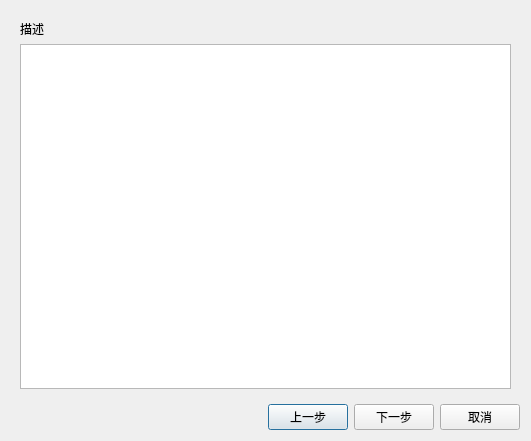
<?xml version="1.0" encoding="UTF-8"?>
<ui version="4.0">
 <class>DiaCreateNewData</class>
 <widget class="QDialog" name="DiaCreateNewData">
  <property name="geometry">
   <rect>
    <x>0</x>
    <y>0</y>
    <width>531</width>
    <height>441</height>
   </rect>
  </property>
  <property name="windowTitle">
   <string>Dialog</string>
  </property>
  <layout class="QGridLayout" name="gridLayout_2">
   <item row="1" column="0">
    <spacer name="horizontalSpacer">
     <property name="orientation">
      <enum>Qt::Horizontal</enum>
     </property>
     <property name="sizeHint" stdset="0">
      <size>
       <width>206</width>
       <height>25</height>
      </size>
     </property>
    </spacer>
   </item>
   <item row="1" column="1">
    <widget class="QPushButton" name="ButtonBack">
     <property name="text">
      <string>上一步</string>
     </property>
    </widget>
   </item>
   <item row="1" column="2">
    <widget class="QPushButton" name="ButtonNext">
     <property name="text">
      <string>下一步</string>
     </property>
    </widget>
   </item>
   <item row="1" column="3">
    <widget class="QPushButton" name="ButtonClose">
     <property name="text">
      <string>取消</string>
     </property>
    </widget>
   </item>
   <item row="0" column="0" colspan="4">
    <widget class="QStackedWidget" name="stackedWidget">
     <widget class="QWidget" name="pageDescribe">
      <layout class="QGridLayout" name="gridLayout">
       <item row="0" column="0">
        <widget class="QLabel" name="label">
         <property name="text">
          <string>描述</string>
         </property>
        </widget>
       </item>
       <item row="1" column="0">
        <widget class="QTextEdit" name="textEdit"/>
       </item>
      </layout>
     </widget>
     <widget class="QWidget" name="pageRemarks">
      <layout class="QGridLayout" name="gridLayout_4">
       <item row="0" column="0">
        <layout class="QGridLayout" name="gridLayout_3">
         <item row="0" column="0">
          <widget class="QLabel" name="label_3">
           <property name="text">
            <string>备注</string>
           </property>
          </widget>
         </item>
         <item row="1" column="0">
          <widget class="QTextEdit" name="textEdit_2"/>
         </item>
         <item row="2" column="0">
          <layout class="QVBoxLayout" name="verticalLayout">
           <item>
            <widget class="QLabel" name="label_2">
             <property name="text">
              <string>优先级</string>
             </property>
            </widget>
           </item>
           <item>
            <layout class="QHBoxLayout" name="horizontalLayout">
             <item>
              <widget class="QRadioButton" name="radioButton">
               <property name="text">
                <string>高</string>
               </property>
              </widget>
             </item>
             <item>
              <widget class="QRadioButton" name="radioButton_2">
               <property name="text">
                <string>中</string>
               </property>
              </widget>
             </item>
             <item>
              <widget class="QRadioButton" name="radioButton_3">
               <property name="text">
                <string>低</string>
               </property>
              </widget>
             </item>
            </layout>
           </item>
          </layout>
         </item>
        </layout>
       </item>
      </layout>
     </widget>
    </widget>
   </item>
  </layout>
 </widget>
 <resources/>
 <connections/>
</ui>
